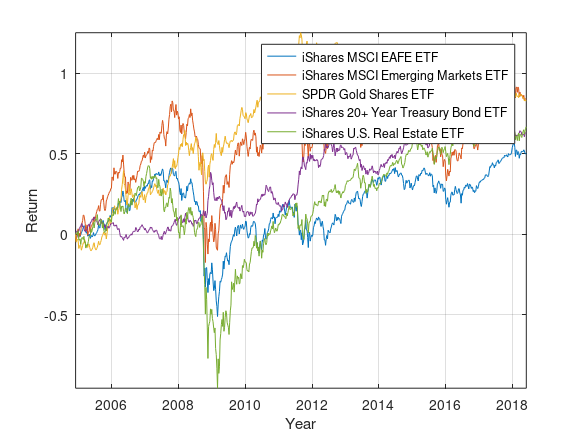

The MATLAB source for this figure:
clc;
clearvars;

%% Load Asset Data 

load assets.mat;
load rf.mat;
load benchmark.mat;

%% Converte date to number 

Date=datenum(pf(1).Date);

%% Create matrix of prices 

AdjClose=[Date, pf(1).AdjClose, pf(2).AdjClose, pf(3).AdjClose, pf(4).AdjClose, pf(5).AdjClose];
rf_AdjClose=[Date,rf.AdjClose];
bm_AdjClose=[Date,bm.AdjClose];

%% Create a matrix for returns

[n,p]=size(AdjClose);

rts=zeros(n-1,p);
rts(:,1)=Date(2:end);

for i=2:p
     rts(:,i)= log(AdjClose(2:end,i)./AdjClose(1:end-1,i));
end

%% Create Risk free rate returns

rf_rts=zeros(n-1,2);
rf_rts(:,1)=Date(2:end);

rf_rts(:,2)= rf_AdjClose(2:end,2);

%% Create Benchmark returns

bm_rts=zeros(n-1,2);
bm_rts(:,1)=Date(2:end);

bm_rts(:,2)= log(bm_AdjClose(2:end,2)./bm_AdjClose(1:end-1,2));

%% Create Excess returns

exs_rts=zeros(n-1,p);

exs_rts(:,1)=Date(2:end);

for i=2:p
     exs_rts(:,i)=rts(:,i)-rf_rts(:,2);
end

%% Create Excess Benchmark returns

exs_bm_rts=zeros(n-1,2);
exs_bm_rts(:,1)=Date(2:end);

exs_bm_rts(:,2)= bm_rts(:,2)-rf_rts(:,2);


save('excess_benchmark_returns.mat','exs_bm_rts');
save('excess_returns.mat','exs_rts');

EFA=[0;cumsum(exs_rts(:,2))];
EEM=[0;cumsum(exs_rts(:,3))];
GLD=[0;cumsum(exs_rts(:,4))];
TLT=[0;cumsum(exs_rts(:,5))];
IYR=[0;cumsum(exs_rts(:,6))];


fig = figure;
plot( Date, EFA,...
    Date, EEM,...
    Date, GLD,...
    Date, TLT,...
    Date, IYR);
axis tight;
set(gcf, 'Color', 'w');
datetick( 'x', 'yyyy', 'keeplimits' );
grid on;
xlabel('Year');
ylabel('Return');
%title('Cummulative Excess Returns');
%legend('EFA','EEM','GLD','TLT','IYR','Location','best');
legend('iShares MSCI EAFE ETF','iShares MSCI Emerging Markets ETF'...
    ,'SPDR Gold Shares ETF','iShares 20+ Year Treasury Bond ETF',...
    'iShares U.S. Real Estate ETF','Location','best');

%set(gcf,'units','normalized','outerposition',[0 0 1 1])
orient(fig,'portrait')
print(fig,'1cum_ret.eps','-depsc2')





